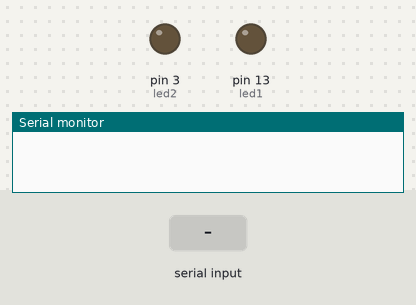
Recording of a sketch running on a simulated Arduino Uno, built with avr-gcc and run on an emulated ATmega328P. Shown: output pins drawn as LEDs (lit = HIGH), the last lines printed to the serial monitor. Inputs (shaded band) come from the test bench.

Above: at 1.2 s.
1.3 s: "P" received over Serial
At 2.3 s:
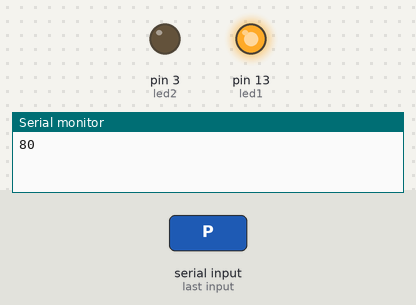
2.8 s: "N" received over Serial
At 3.5 s:
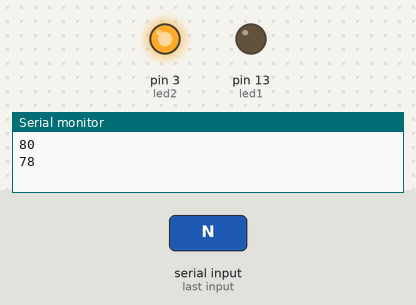
4.3 s: "D" received over Serial
At 4.6 s:
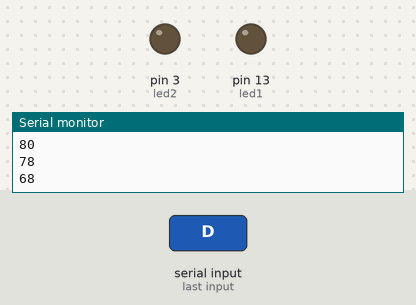
Timing chart, 0 to 7.3 s (numbered marks = the images above; inputs shaded):
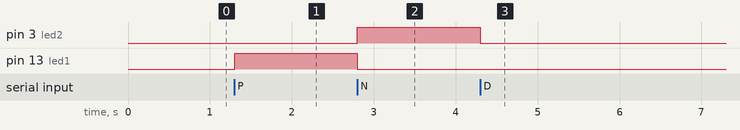

Measured:
- after the input at 1.3 s, pin 13 (led1): LOW → HIGH at once
- after the input at 2.8 s, pin 3 (led2): LOW → HIGH at once; pin 13 (led1): HIGH → LOW at once
- after the input at 4.3 s, pin 3 (led2): HIGH → LOW at once

The sketch:

Arduino_Led.ino
```cpp
//Declaracion de salidas digitales D2 y D3
int led1 = 13;//2
int led2 = 3;
//Variable que recive el dato enviado en Python
int option;

void Bucle()
{
  // put your main code here, to run repeatedly:
  if(Serial.available() > 0)
  {
    option = Serial.read();
    Serial.println(option);
    if(option == 'P'){
      digitalWrite(led1,HIGH);
      digitalWrite(led2,LOW);
    }
    if(option == 'N'){
      digitalWrite(led1,LOW);
      digitalWrite(led2,HIGH);
    }
    if(option == 'D'){
      digitalWrite(led1,LOW);
      digitalWrite(led2,LOW);

      }
   }

}
void setup() {
  // put your setup code here, to run once:
  Serial.begin(9600);
  pinMode(led1,OUTPUT);
  pinMode(led2,OUTPUT);
  digitalWrite(led1,LOW);
  digitalWrite(led2,LOW);

}

void loop() {
  Bucle();
}
```
